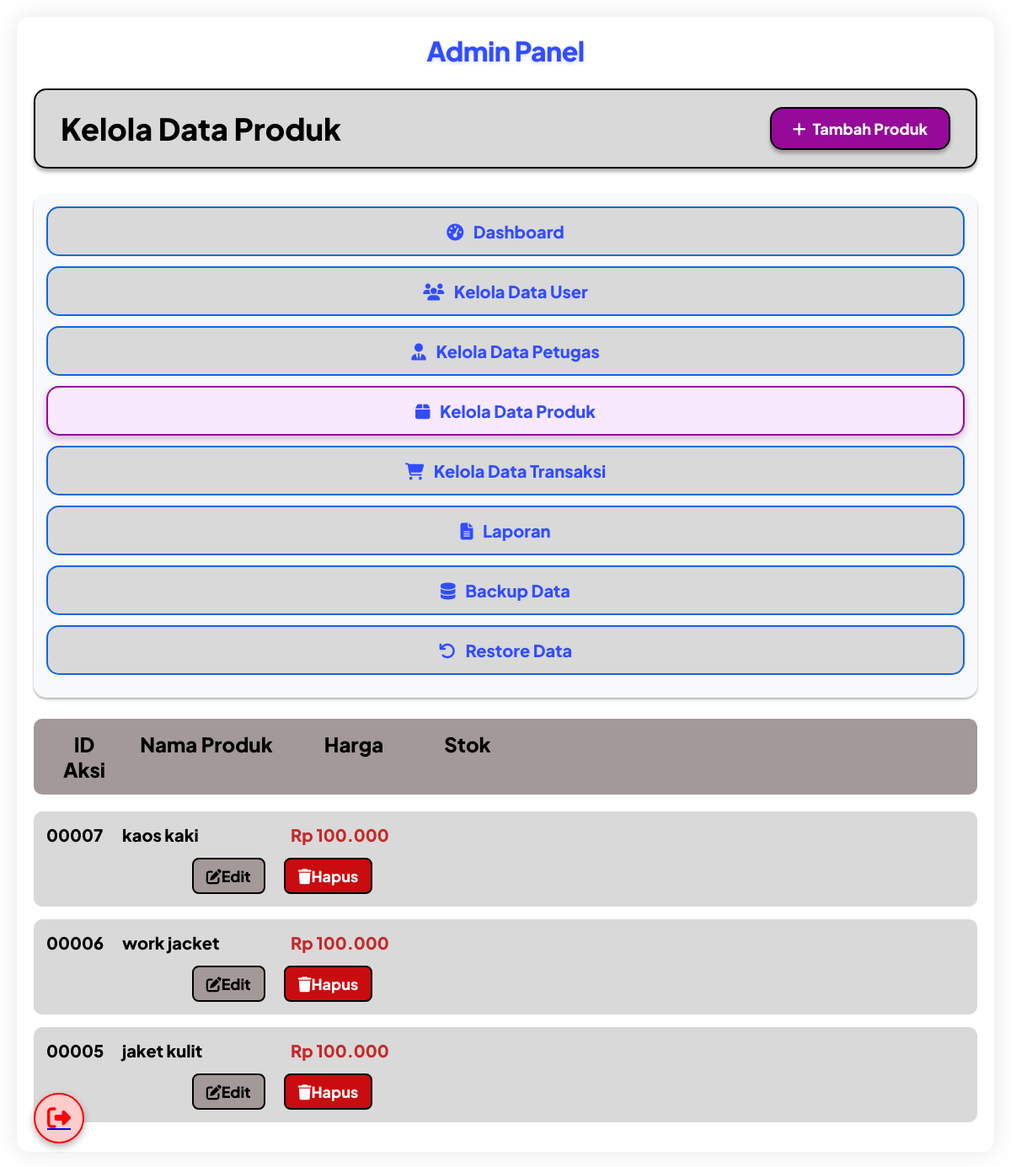
Page /Admin/kelola_data_produk.php (signed in) on the committed database.
### tables this page shows
CREATE TABLE `products` (
  `id` int(11) NOT NULL AUTO_INCREMENT,
  `name` varchar(255) NOT NULL,
  `price` decimal(10,2) NOT NULL,
  `category` int(255) NOT NULL,
  `description` text DEFAULT NULL,
  `image` varchar(255) DEFAULT 'default-product.jpg',
  `stock` int(11) DEFAULT 0,
  `created_at` timestamp NOT NULL DEFAULT current_timestamp(),
  `updated_at` timestamp NOT NULL DEFAULT current_timestamp() ON UPDATE current_timestamp(),
  PRIMARY KEY (`id`)
);

### Admin/kelola_data_produk.php (the view, shortened to what this page needs)
<?php
require_once '../config.php';
$create_table = "CREATE TABLE IF NOT EXISTS products (
    id INT AUTO_INCREMENT PRIMARY KEY,
    name VARCHAR(255) NOT NULL,
    price DECIMAL(10, 2) NOT NULL,
    description TEXT,
    image VARCHAR(255) DEFAULT 'default-product.jpg',
    stock INT DEFAULT 0,
    created_at TIMESTAMP DEFAULT CURRENT_TIMESTAMP,
    updated_at TIMESTAMP DEFAULT CURRENT_TIMESTAMP ON UPDATE CURRENT_TIMESTAMP
)";
$conn->query($create_table);
$products = [];
$result = $conn->query("SELECT id, name, price, stock, created_at FROM products ORDER BY created_at DESC");
if ($result && $result->num_rows > 0) {
    while ($row = $result->fetch_assoc()) {
        $products[] = $row;
    }
}
?>
<!DOCTYPE html>
<html lang="id">
<head>
    <link rel="stylesheet" href="https://cdnjs.cloudflare.com/ajax/libs/font-awesome/6.4.0/css/all.min.css" />
</head>
<body>
    <div class="main-container">
        <div class="admin-panel-title">Admin Panel</div>
        <div class="header">
            <div class="header-title">Kelola Data Produk</div>
            <button class="btn-add-product" id="openAddModal">
                <i class="fas fa-plus"></i> Tambah Produk
            </button>
        </div>
        <div class="sidebar">
            <a href="admin_dashboard.php" class="sidebar-menu">
                <i class="fas fa-tachometer-alt"></i> Dashboard
            </a>
            <a href="kelola_data_user.php" class="sidebar-menu">
                <i class="fas fa-users"></i> Kelola Data User
            </a>
            <a href="kelola_data_petugas.php" class="sidebar-menu">
                <i class="fas fa-user-tie"></i> Kelola Data Petugas
            </a>
            <a href="kelola_data_produk.php" class="sidebar-menu produk-active">
                <i class="fas fa-box"></i> Kelola Data Produk
            </a>
            <a href="kelola_data_transaksi.php" class="sidebar-menu">
                <i class="fas fa-shopping-cart"></i> Kelola Data Transaksi
            </a>
            <a href="laporan.php" class="sidebar-menu">
                <i class="fas fa-file-alt"></i> Laporan
            </a>
            <a href="backup_data.php" class="sidebar-menu">
                <i class="fas fa-database"></i> Backup Data
            </a>
            <a href="restore_data.php" class="sidebar-menu">
                <i class="fas fa-undo"></i> Restore Data
            </a>
        </div>
        <div class="content-area">
            <div class="table-header">
                <div>ID</div>
                <div>Nama Produk</div>
                <div>Harga</div>
                <div>Stok</div>
                <div>Aksi</div>
            </div>
            <?php if (empty($products)): ?>
                <div class="empty-state">
                    <i class="fas fa-box-open"></i>
                    <div>Belum ada produk dalam sistem</div>
                    <div style="margin-top: 15px; font-size: 20px; color: #4a148c;">
                        Klik "Tambah Produk" untuk menambahkan produk baru
                    </div>
                </div>
            <?php else: ?>
                <?php foreach ($products as $product): ?>
                    <div class="product-row">
                        <div><?php echo str_pad($product['id'], 5, '0', STR_PAD_LEFT); ?></div>
                        <div><?php echo htmlspecialchars($product['name']); ?></div>
                        <div class="price-display">Rp <?php echo number_format($product['price'], 0, ',', '.'); ?></div>
                        <div>
                            <button class="btn-action btn-edit"
                                    data-id="<?php echo $product['id']; ?>"
                                    data-name="<?php echo htmlspecialchars($product['name']); ?>"
                                    data-price="<?php echo $product['price']; ?>"
                                    data-stock="<?php echo $product['stock']; ?>">
                                <i class="fas fa-edit"></i> Edit
                            </button>
                            <button class="btn-action btn-delete"
                                    data-id="<?php echo $product['id']; ?>"
                                    data-name="<?php echo htmlspecialchars($product['name']); ?>">
                                <i class="fas fa-trash"></i> Hapus
                            </button>
                        </div>
                    </div>
                <?php endforeach; ?>
            <?php endif; ?>
        </div>
        <a href="../Auth/logout.php" class="logout-btn" title="Logout">
            <i class="fas fa-sign-out-alt"></i>
        </a>
    </div>
</body>
</html>

### rows in the picture
products: id "00007", name "kaos kaki", price "100.000"
products: id "00006", name "work jacket", price "100.000"
products: id "00005", name "jaket kulit", price "100.000"
